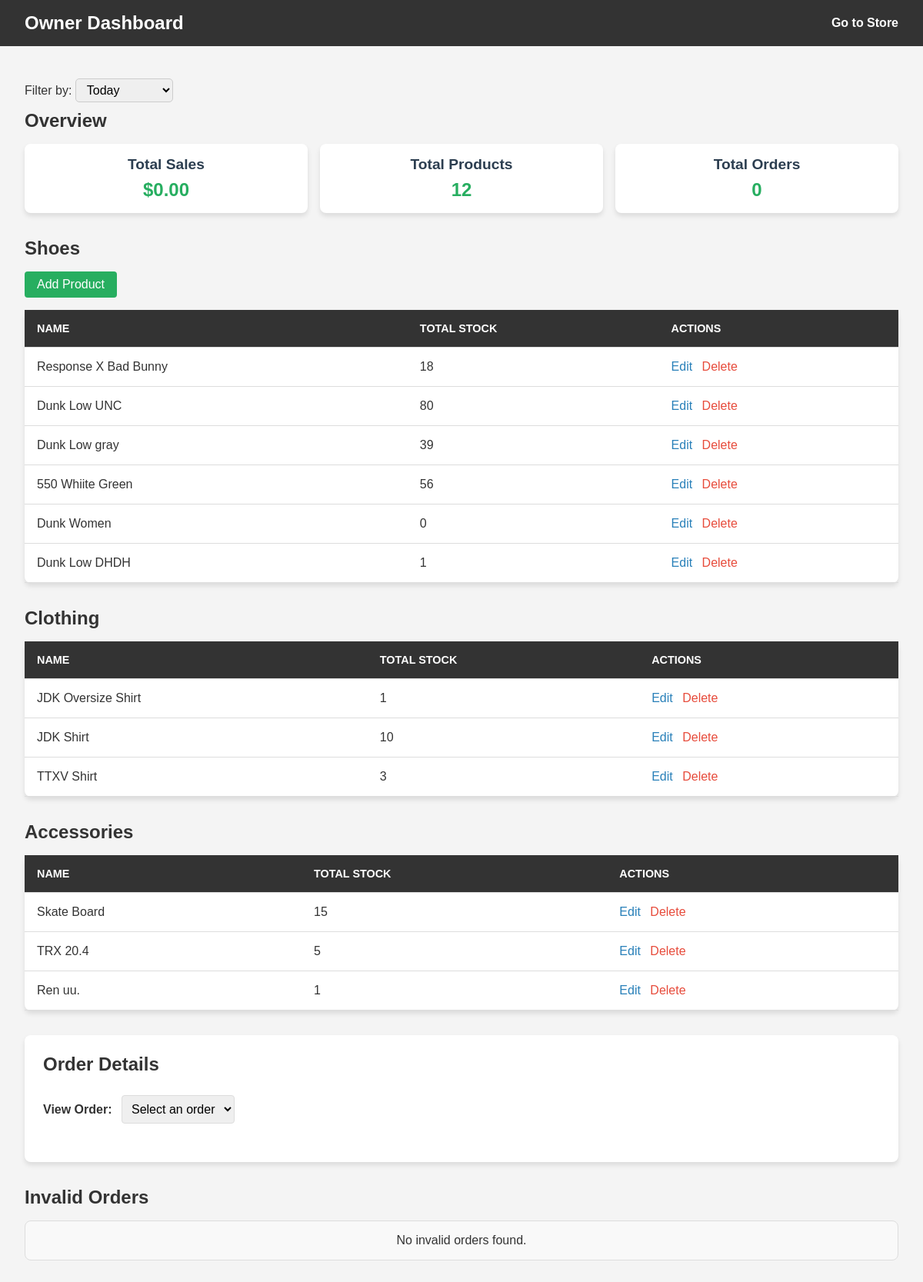
The app's page /owner-dashboard/ (signed in), older data.
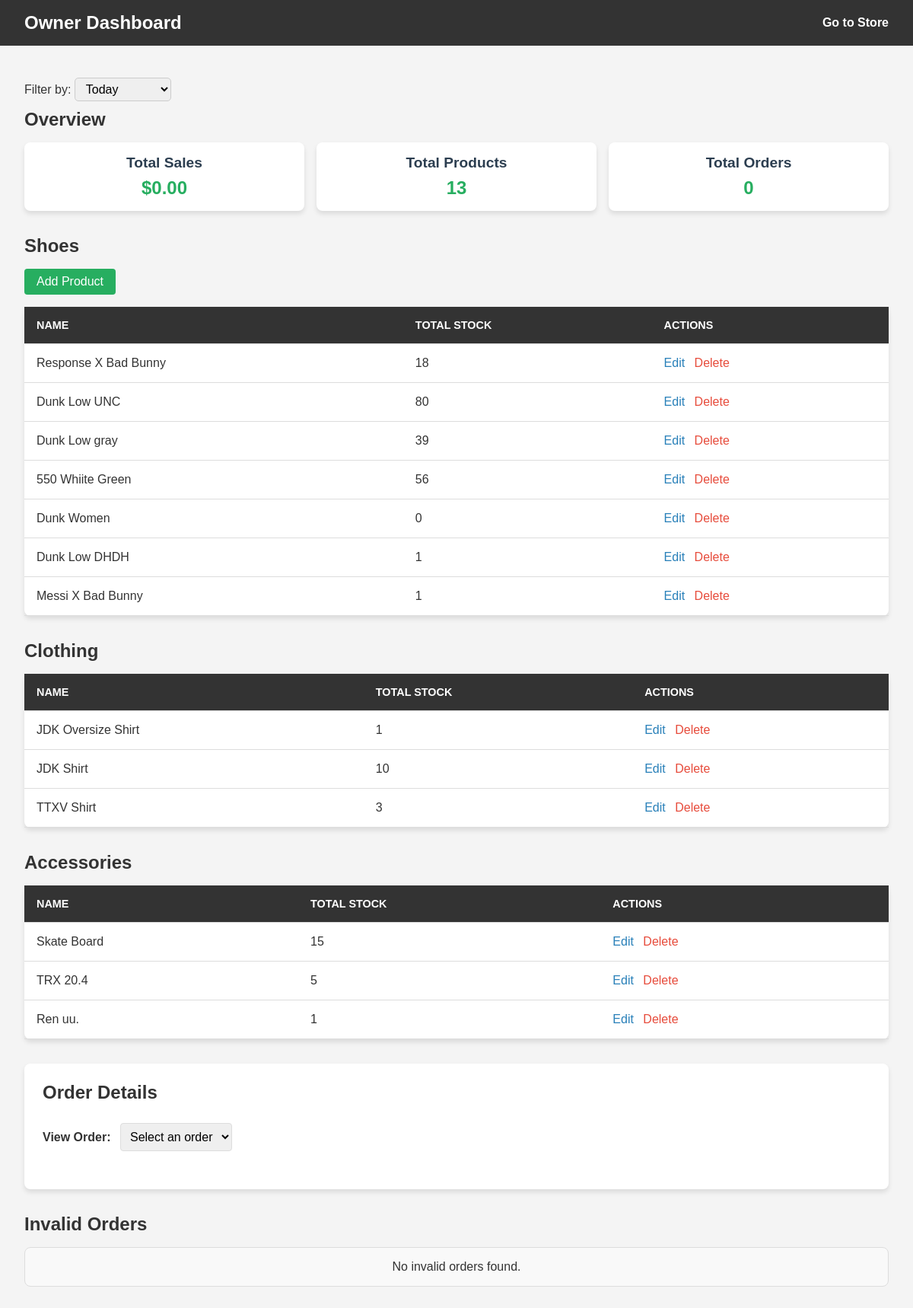
The same page, newer data.
### store/models.py (models this page shows, shortened)
class Product(models.Model):
    brand = models.CharField(max_length=255)
    name = models.CharField(max_length=255)
    image = models.ImageField(upload_to='products/')
    created_at = models.DateTimeField(auto_now_add=True)  # Automatically set on creation
    product_type = models.CharField(max_length=100, choices=[
        ('shoes', 'Shoes'),
        ('clothing', 'Clothing'),
        ('accessories', 'Accessories'),
    ])
    weight = models.DecimalField(max_digits=5, decimal_places=2, default=0)  # Weight in pounds
    length = models.DecimalField(max_digits=5, decimal_places=2, default=0)  # Length in inches
    width = models.DecimalField(max_digits=5, decimal_places=2, default=0)   # Width in inches
    height = models.DecimalField(max_digits=5, decimal_places=2, default=0)  # Height in inches
    @property
    def total_stock(self):
        return sum(size.stock for size in self.sizes.all())

class ProductSize(models.Model):
    product = models.ForeignKey(Product, related_name='sizes', on_delete=models.CASCADE)
    size = models.CharField(max_length=10)
    price = models.DecimalField(max_digits=10, decimal_places=2)
    stock = models.PositiveIntegerField(default=0)

### store/views.py (the view)
# urls.py: path('owner-dashboard/', views.owner_dashboard, name='owner_dashboard'),
@login_required
@user_passes_test(owner_required, login_url='index')
def owner_dashboard(request):
    shoes = Product.objects.filter(product_type='shoes')
    clothing = Product.objects.filter(product_type='clothing')
    accessories = Product.objects.filter(product_type='accessories')
    total_products = Product.objects.count()
    filter_option = request.GET.get('filter', 'current_day')  # Default to current day
    now = datetime.now()
    if filter_option == 'current_day':
        start_time = now - timedelta(days=1)
    elif filter_option == 'last_7_days':
        start_time = now - timedelta(days=7)
    elif filter_option == 'last_month':
        start_time = now - timedelta(days=30)
    else:
        start_time = None  # Default to show all records if no filter matches
    try:
        payment_intents = stripe.PaymentIntent.list(limit=100)
        filtered_payment_intents = [
            intent for intent in payment_intents['data']
            if intent['status'] == 'succeeded' and
               (start_time is None or datetime.fromtimestamp(intent['created']) >= start_time)
        ]
        total_sales = format_price(sum(
            Decimal(intent['amount_received']) / 100  # Stripe stores amounts in cents
            for intent in filtered_payment_intents
        ))
        total_orders = len(filtered_payment_intents)
        orders = [
            {
                'id': intent['id'],
                'name': intent['shipping']['name'] if intent.get('shipping') else 'N/A',
                'address': ", ".join(
                    filter(None, [
                        intent['shipping']['address']['line1'] if intent.get('shipping') else '',
                        intent['shipping']['address']['line2'] if intent.get('shipping') else '',
                        intent['shipping']['address']['city'] if intent.get('shipping') else '',
                        intent['shipping']['address']['state'] if intent.get('shipping') else '',
                        intent['shipping']['address']['postal_code'] if intent.get('shipping') else '',
                        intent['shipping']['address']['country'] if intent.get('shipping') else '',
                    ])
                ) if intent.get('shipping') else 'N/A',
                'email': intent['receipt_email'] or 'N/A',
                'amount': format_price(Decimal(intent['amount_received']) / 100),
                'date': datetime.fromtimestamp(intent['created']).strftime('%B %d, %Y at %I:%M %p'),
            }
            for intent in filtered_payment_intents
        ]
        invalid_orders = fetch_invalid_orders()
    except Exception as e:
        print(f"Error fetching Stripe data: {e}")
        total_sales = format_price(0)
        total_orders = 0
        orders = []
        invalid_orders = []
    return render(request, 'store/owner_dashboard.html', {
        'shoes': shoes,
        'clothing': clothing,
        'accessories': accessories,
        'total_sales': total_sales,
        'total_products': total_products,
        'total_orders': total_orders,
        'filter_option': filter_option,
        'orders': orders,
        'invalid_orders': invalid_orders,  # Pass invalid orders to the template
    })

### store/views.py (called while the page is built, shortened)
def owner_required(user):
    return user.groups.filter(name='Owner').exists()

def format_price(amount):
    return Decimal(amount).quantize(Decimal('0.01'), rounding=ROUND_HALF_UP)

def fetch_invalid_orders():
    stripe.api_key = settings.STRIPE_SECRET_KEY
    invalid_orders = []
    try:
        checkout_sessions = stripe.checkout.Session.list(limit=100)
        invalid_sessions = [
            session for session in checkout_sessions['data']
            if session['metadata'].get('status') == 'invalid'
        ]
    except Exception as e:
        print(f"Error fetching invalid Stripe orders: {e}")
        invalid_orders = []
    return invalid_orders

### store/templates/store/owner_dashboard.html (shortened to what the changed rows need)
<!DOCTYPE html>
<html lang="en">
<head>
    {% load static %}
    <link rel="stylesheet" href="{% static 'css/styles.css' %}">
</head>
<body class="dashboard-page">
    <header class="dashboard-header">
        <div class="dashboard-header__logo">
            <h1 class="dashboard-title">Owner Dashboard</h1>
        </div>
    </header>
    <main class="dashboard-main">
        <section class="dashboard-section dashboard-overview">
            <h2 class="dashboard-section-title">Overview</h2>
            <div class="dashboard-overview-cards">
                <div class="dashboard-card">
                    <h3 class="dashboard-card-title">Total Products</h3>
                    <p class="dashboard-card-value">{{ total_products }}</p>
                </div>
            </div>
        </section>
        <section class="dashboard-section dashboard-products">
            <h2 class="dashboard-section-title">Shoes</h2>
            <table class="dashboard-product-table">
                <thead>
                    <tr>
                        <th class="dashboard-table-header">Name</th>
                        <th class="dashboard-table-header">Total Stock</th>
                        <th class="dashboard-table-header">Actions</th>
                    </tr>
                </thead>
                <tbody>
                    {% for product in shoes %}
                    <tr>
                        <td class="dashboard-table-cell">{{ product.name }}</td>
                        <td class="dashboard-table-cell">{{ product.total_stock }}</td>
                        <td class="dashboard-table-cell">
                            <a href="{% url 'edit_product' product.id %}" class="dashboard-action-link dashboard-edit-link">Edit</a>
                            <a href="{% url 'delete_product' product.id %}" class="dashboard-action-link dashboard-delete-link">Delete</a>
                        </td>
                    </tr>
                    {% empty %}
                    <tr>
                        <td colspan="3" class="dashboard-table-cell">No shoes available.</td>
                    </tr>
                    {% endfor %}
                </tbody>
            </table>
        </section>
        <section class="dashboard-section dashboard-products">
            <h2 class="dashboard-section-title">Clothing</h2>
            <table class="dashboard-product-table">
                <thead>
                    <tr>
                        <th class="dashboard-table-header">Name</th>
                        <th class="dashboard-table-header">Total Stock</th>
                        <th class="dashboard-table-header">Actions</th>
                    </tr>
                </thead>
                <tbody>
                    {% for product in clothing %}
                    <tr>
                        <td class="dashboard-table-cell">{{ product.name }}</td>
                        <td class="dashboard-table-cell">{{ product.total_stock }}</td>
                        <td class="dashboard-table-cell">
                            <a href="{% url 'edit_product' product.id %}" class="dashboard-action-link dashboard-edit-link">Edit</a>
                            <a href="{% url 'delete_product' product.id %}" class="dashboard-action-link dashboard-delete-link">Delete</a>
                        </td>
                    </tr>
                    {% empty %}
                    <tr>
                        <td colspan="3" class="dashboard-table-cell">No clothing available.</td>
                    </tr>
                    {% endfor %}
                </tbody>
            </table>
        </section>
        <section class="dashboard-section dashboard-products">
            <h2 class="dashboard-section-title">Accessories</h2>
            <table class="dashboard-product-table">
                <thead>
                    <tr>
                        <th class="dashboard-table-header">Name</th>
                        <th class="dashboard-table-header">Total Stock</th>
                        <th class="dashboard-table-header">Actions</th>
                    </tr>
                </thead>
                <tbody>
                    {% for product in accessories %}
                    <tr>
                        <td class="dashboard-table-cell">{{ product.name }}</td>
                        <td class="dashboard-table-cell">{{ product.total_stock }}</td>
                        <td class="dashboard-table-cell">
                            <a href="{% url 'edit_product' product.id %}" class="dashboard-action-link dashboard-edit-link">Edit</a>
                            <a href="{% url 'delete_product' product.id %}" class="dashboard-action-link dashboard-delete-link">Delete</a>
                        </td>
                    </tr>
                    {% empty %}
                    <tr>
                        <td colspan="3" class="dashboard-table-cell">No accessories available.</td>
                    </tr>
                    {% endfor %}
                </tbody>
            </table>
        </section>
        <section class="dashboard-section dashboard-orders">
            <h2 class="dashboard-section-title">Order Details</h2>
        </section>
        <h2 class="dashboard-section-title">Invalid Orders</h2>
    </main>
</body>
</html>

Row changes from the older to the newer data that the page shows:
added Product: name "Messi X Bad Bunny", total_stock "1", shown under "Shoes"
Text that changed along with them:
{{ total_products }}: "12" → "13"
